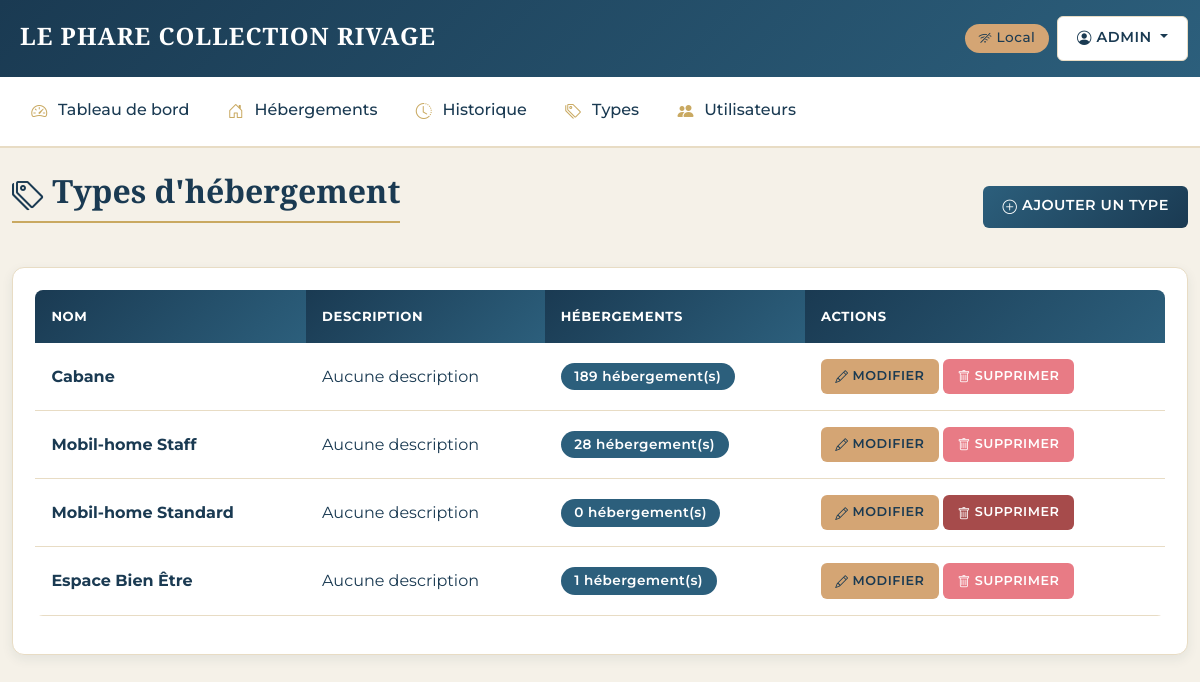
Page /types (signed in) on the committed database.
### models.py (models this page shows, shortened)
class User(UserMixin, db.Model):
    __tablename__ = 'users'
    id = db.Column(db.Integer, primary_key=True)
    username = db.Column(db.String(80), unique=True, nullable=False)
    email = db.Column(db.String(120), unique=True, nullable=False)
    password_hash = db.Column(db.String(255), nullable=False)
    role = db.Column(db.String(20), default='technicien')  # admin, technicien, accueil, direction
    created_at = db.Column(db.DateTime, default=datetime.utcnow)
    checks = db.relationship('Check', backref='technicien', lazy=True)
    incidents_assignes = db.relationship('Incident', foreign_keys='Incident.assigne_a', backref='technicien')
    incidents_crees = db.relationship('Incident', foreign_keys='Incident.cree_par', backref='createur')

class TypeHebergement(db.Model):
    __tablename__ = 'types_hebergement'
    id = db.Column(db.Integer, primary_key=True)
    nom = db.Column(db.String(100), unique=True, nullable=False)
    description = db.Column(db.String(255))
    created_at = db.Column(db.DateTime, default=datetime.utcnow)

### app.py (the view)
@app.route('/types')
@login_required
def types():
    if current_user.role != 'admin':
        flash('Accès refusé', 'danger')
        return redirect(url_for('dashboard'))
    types = TypeHebergement.query.all()
    return render_template('types.html', types=types)

### app.py (called while the page is built)
@login_manager.user_loader
def load_user(user_id):
    return User.query.get(int(user_id))

@app.context_processor
def inject_globals():
    return {"is_online": os.environ.get("RENDER") is not None}

### templates/types.html (shortened to what this page needs)
{% extends "base.html" %}
{% block content %}
<div class="d-flex justify-content-between align-items-center mb-4">
    <h2><i class="bi bi-tags"></i> Types d'hébergement</h2>
    <button class="btn btn-primary" data-bs-toggle="modal" data-bs-target="#addModal">
        <i class="bi bi-plus-circle"></i> Ajouter un type
    </button>
</div>
<div class="card">
    <div class="card-body">
        {% if types %}
        <div class="table-responsive">
            <table class="table table-hover">
                <thead>
                    <tr>
                        <th>Nom</th>
                        <th>Description</th>
                        <th>Hébergements</th>
                        <th>Actions</th>
                    </tr>
                </thead>
                <tbody>
                    {% for type in types %}
                    <tr>
                        <td><strong>{{ type.nom }}</strong></td>
                        <td>{{ type.description or 'Aucune description' }}</td>
                        <td>
                            <span class="badge bg-info">{{ type.hebergements|length }} hébergement(s)</span>
                        </td>
                        <td>
                            <button class="btn btn-sm btn-warning" data-bs-toggle="modal" data-bs-target="#editModal{{ type.id }}">
                                <i class="bi bi-pencil"></i> Modifier
                            </button>
                            {% if type.hebergements|length == 0 %}
                            <a href="{{ url_for('delete_type', id=type.id) }}" class="btn btn-sm btn-danger" onclick="return confirm('Supprimer ce type ?')">
                                <i class="bi bi-trash"></i> Supprimer
                            </a>
                            {% else %}
                            <button class="btn btn-sm btn-danger" disabled title="Type utilisé par des hébergements">
                                <i class="bi bi-trash"></i> Supprimer
                            </button>
                            {% endif %}
                        </td>
                    </tr>
                    {% endfor %}
                </tbody>
            </table>
        </div>
        {% else %}
        <p class="text-muted text-center">Aucun type d'hébergement créé.</p>
        {% endif %}
    </div>
</div>
{% endblock %}

### templates/base.html (shortened to what this page needs)
<!DOCTYPE html>
<html lang="fr">
<head>
  <link href="https://cdn.jsdelivr.net/npm/bootstrap@5.3.0/dist/css/bootstrap.min.css" rel="stylesheet">
  <link rel="stylesheet" href="https://cdn.jsdelivr.net/npm/bootstrap-icons@1.11.0/font/bootstrap-icons.css">
  <link rel="stylesheet" href="{{ url_for('static', filename='css/style.css') }}">
</head>
<body>
  <nav class="navbar navbar-dark">
    <div class="container-fluid">
      <div class="d-flex align-items-center w-100 gap-3">
        <span class="navbar-brand mb-0 h1">
           Le Phare Collection Rivage
        </span>
        <div class="ms-auto d-flex align-items-center gap-2">
          {% if is_online %}
            <span class="badge bg-success"><i class="bi bi-wifi"></i> En ligne</span>
          {% else %}
            <span class="badge bg-warning text-dark"><i class="bi bi-wifi-off"></i> Local</span>
          {% endif %}
          {% if current_user.is_authenticated %}
          <div class="dropdown">
            <button class="btn btn-light dropdown-toggle" type="button" data-bs-toggle="dropdown">
              <i class="bi bi-person-circle"></i> {{ current_user.username }}
            </button>
          </div>
          {% endif %}
        </div>
      </div>
    </div>
  </nav>
  {% if current_user.is_authenticated %}
  <nav class="navbar navbar-expand-lg navbar-light">
    <div class="container-fluid">
      <div class="collapse navbar-collapse" id="navbarNav">
        <ul class="navbar-nav">
          {% set current_path = request.path %}
          <li class="nav-item">
            <a class="nav-link {% if current_path == url_for('dashboard') %}active{% endif %}"
               href="{{ url_for('dashboard') }}">
              <i class="bi bi-speedometer2"></i> Tableau de bord
            </a>
          </li>
          <li class="nav-item">
            <a class="nav-link {% if current_path.startswith('/hebergements') %}active{% endif %}"
               href="{{ url_for('hebergements') }}">
              <i class="bi bi-house-door"></i> Hébergements
            </a>
          </li>
          <li class="nav-item">
            <a class="nav-link {% if current_path.startswith('/historique') %}active{% endif %}"
               href="{{ url_for('historique') }}">
              <i class="bi bi-clock-history"></i> Historique
            </a>
          </li>
          {% if current_user.role == 'admin' %}
          <li class="nav-item">
            <a class="nav-link {% if current_path.startswith('/types') %}active{% endif %}"
               href="{{ url_for('types') }}">
              <i class="bi bi-tags"></i> Types
            </a>
          </li>
          <li class="nav-item">
            <a class="nav-link {% if current_path.startswith('/admin/users') %}active{% endif %}"
               href="{{ url_for('admin_users') }}">
              <i class="bi bi-people-fill"></i> Utilisateurs
            </a>
          </li>
          {% endif %}
        </ul>
      </div>
    </div>
  </nav>
  {% endif %}
  <main class="container mt-4">
    {% block content %}{% endblock %}
  </main>
</body>
</html>

### static/css/style.css (style rules this page uses)
:root { --phare-navy: #1a3a52; --phare-blue: #2c5f7c; --phare-sand: #e8dcc4; --phare-beige: #f5f1e8; --phare-white: #ffffff; --phare-gold: #c9a961; --phare-success: #4a7c59; --phare-warning: #d4a574; --phare-danger: #a64b4b; --phare-text-muted: #5a6c7d; --phare-radius-sm: 6px; --phare-radius-md: 10px; --phare-radius-lg: 12px; --phare-shadow-sm: 0 4px 12px rgba(26, 58, 82, 0.08); --phare-shadow-md: 0 8px 24px rgba(26, 58, 82, 0.15); --phare-focus: 0 0 0 0.2rem rgba(44, 95, 124, 0.18); }
* { margin: 0; padding: 0; box-sizing: border-box; }
body { font-family: 'Montserrat', 'Helvetica Neue', Arial, sans-serif; background-color: var(--phare-beige); color: var(--phare-navy); line-height: 1.6; padding-bottom: 3rem; }
a { color: inherit; }
.navbar-dark { background: linear-gradient(135deg, var(--phare-navy) 0%, var(--phare-blue) 100%) !important; box-shadow: 0 4px 12px rgba(26, 58, 82, 0.15); padding: 1rem 0; }
.navbar-brand { font-family: 'Playfair Display', serif; font-weight: 600; font-size: 1.5rem; letter-spacing: 1px; text-transform: uppercase; }
.navbar .badge { font-size: 0.85rem; padding: 0.5em 1em; border-radius: 20px; font-weight: 500; letter-spacing: 0.5px; }
.badge.bg-warning { background-color: var(--phare-warning) !important; color: var(--phare-navy) !important; }
.badge.bg-info { background-color: var(--phare-blue) !important; }
.navbar-light { background-color: var(--phare-white) !important; border-bottom: 2px solid var(--phare-sand); }
.navbar-light .nav-link { color: var(--phare-navy) !important; font-weight: 500; padding: 0.8rem 1.2rem !important; transition: all 0.3s ease; position: relative; }
.navbar-light .nav-link::after { content: ''; position: absolute; bottom: 0; left: 50%; transform: translateX(-50%); width: 0; height: 2px; background-color: var(--phare-gold); transition: width 0.3s ease; }
.navbar-light .nav-link i { color: var(--phare-gold); margin-right: 0.4rem; }
.btn { border-radius: var(--phare-radius-sm); font-weight: 600; padding: 0.6rem 1.2rem; transition: all 0.25s ease; border: none; text-transform: uppercase; letter-spacing: 0.5px; font-size: 0.9rem; }
.btn-primary { background: linear-gradient(135deg, var(--phare-blue) 0%, var(--phare-navy) 100%); color: var(--phare-white); }
.btn-warning { background-color: var(--phare-warning); color: var(--phare-navy); }
.btn-danger { background-color: var(--phare-danger); color: var(--phare-white); }
.btn-light { background-color: var(--phare-white); color: var(--phare-navy); border: 1px solid var(--phare-sand); }
.btn-sm { padding: 0.45rem 0.9rem; font-size: 0.8rem; }
.card { border-radius: var(--phare-radius-lg); border: 1px solid var(--phare-sand); box-shadow: var(--phare-shadow-sm); transition: transform 0.25s ease, box-shadow 0.25s ease; background-color: var(--phare-white); overflow: hidden; }
.card-body { padding: 1.4rem; }
.badge { padding: 0.5em 1em; font-size: 0.85em; font-weight: 600; border-radius: 20px; letter-spacing: 0.4px; }
.table { background-color: var(--phare-white); border-radius: 8px; overflow: hidden; }
.table thead th { background: linear-gradient(135deg, var(--phare-navy) 0%, var(--phare-blue) 100%); color: var(--phare-white); border: none; font-weight: 700; text-transform: uppercase; font-size: 0.82rem; letter-spacing: 0.6px; padding: 1rem; }
.table tbody tr { border-bottom: 1px solid var(--phare-sand); transition: background-color 0.15s ease; }
.table td { padding: 1rem; vertical-align: middle; color: var(--phare-navy); }
h1, h2, h3, h4, h5 { font-family: 'Playfair Display', serif; color: var(--phare-navy); font-weight: 700; }
h2 { margin-bottom: 1.2rem; padding-bottom: 0.45rem; border-bottom: 2px solid var(--phare-gold); display: inline-block; }
.card, .alert { animation: fadeIn 0.25s ease-in; }
.bi { vertical-align: -0.125em; }
.container { max-width: 1400px; }

### rows in the picture
User: username "ADMIN"
TypeHebergement: nom "Cabane", description "Aucune description", hebergements|length "189", shows "SUPPRIMER"
TypeHebergement: nom "Mobil-home Staff", description "Aucune description", hebergements|length "28", shows "SUPPRIMER"
TypeHebergement: nom "Mobil-home Standard", description "Aucune description", hebergements|length "0"
TypeHebergement: nom "Espace Bien Être", description "Aucune description", hebergements|length "1", shows "SUPPRIMER"
